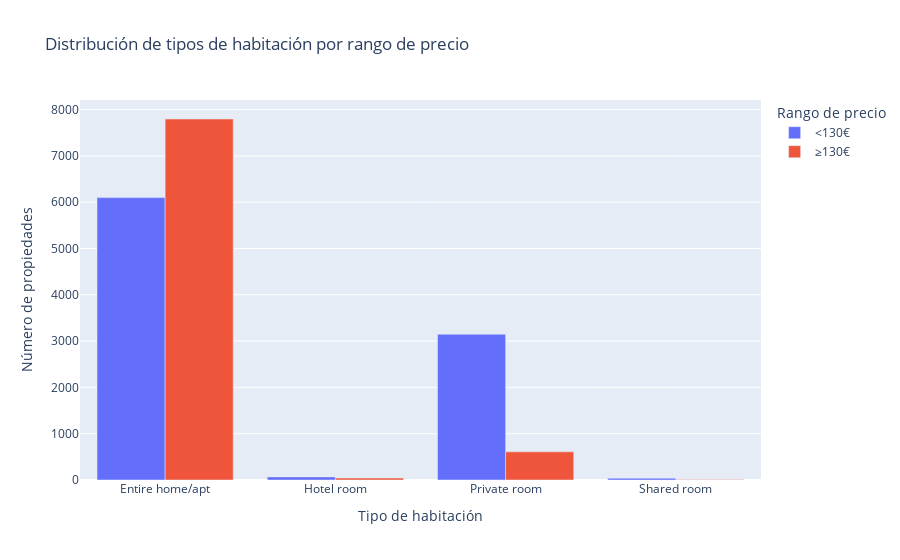

Source (notebook cell):
### Code cell
# 3. Crear el diagrama de barras agrupado
fig = px.bar(plot_data,
             x='room_type',
             y='count',
             color='price_group',
             barmode='group',
             title='Distribución de tipos de habitación por rango de precio',
             labels={
                 'room_type': 'Tipo de habitación',
                 'count': 'Cantidad de propiedades',
                 'price_group': 'Rango de precio'
             },
             category_orders={'price_group': ['<130€', '≥130€']})

# 4. Personalizar el gráfico
fig.update_layout(
    xaxis_title='Tipo de habitación',
    yaxis_title='Número de propiedades',
    legend_title='Rango de precio'
)

# Mostrar el gráfico
fig.show()

### Figure 1 — Plotly figure (JSON) as saved in the notebook; plotly's stock layout.template omitted (floating-point values rounded to 4 significant figures)
{"data": [{"alignmentgroup": "True", "hovertemplate": "Rango de precio=<130€<br>Tipo de habitación=%{x}<br>Cantidad de propiedades=%{y}<extra></extra>", "legendgroup": "<130€", "marker": {"color": "#636efa", "pattern": {"shape": ""}}, "name": "<130€", "offsetgroup": "<130€", "orientation": "v", "showlegend": true, "textposition": "auto", "type": "bar", "x": ["Entire home/apt", "Hotel room", "Private room", "Shared room"], "xaxis": "x", "y": [6099, 67, 3148, 39], "yaxis": "y"}, {"alignmentgroup": "True", "hovertemplate": "Rango de precio=≥130€<br>Tipo de habitación=%{x}<br>Cantidad de propiedades=%{y}<extra></extra>", "legendgroup": "≥130€", "marker": {"color": "#EF553B", "pattern": {"shape": ""}}, "name": "≥130€", "offsetgroup": "≥130€", "orientation": "v", "showlegend": true, "textposition": "auto", "type": "bar", "x": ["Entire home/apt", "Hotel room", "Private room", "Shared room"], "xaxis": "x", "y": [7797, 41, 608, 10], "yaxis": "y"}], "layout": {"barmode": "group", "legend": {"title": {"text": "Rango de precio"}, "tracegroupgap": 0}, "title": {"text": "Distribución de tipos de habitación por rango de precio"}, "xaxis": {"anchor": "y", "domain": [0, 1], "title": {"text": "Tipo de habitación"}}, "yaxis": {"anchor": "x", "domain": [0, 1], "title": {"text": "Número de propiedades"}}}}
